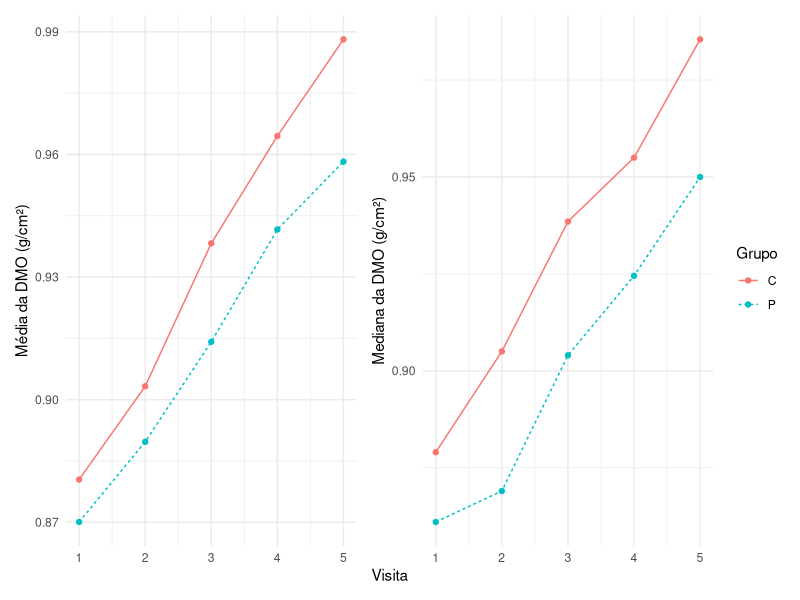

This chart was generated by the following R code:
## ---- chunk 1
#| output: false
# Loading data
library(tidyr)
library(knitr)
library(dplyr)
library(lava)
library(ggplot2)
library(patchwork)
data(calcium)
dados <- tibble(calcium)
## ---- chunk 2
#| label: tbl-descritiva
#| tbl-cap: "Análise descritiva numérica da DMO"
#| tbl-subcap:
#|   - "Placebo"
#|   - "Suplementado"
#| layout-nrow: 2

dados_placebo <- dados[dados$group == "P", ] |>
  group_by(visit) |>
  summarise(
    n = n(),
    media = round(mean(bmd, na.rm = TRUE), digits = 3),
    sd = round(sd(bmd, na.rm = TRUE), digits = 3),
    min = round(min(bmd, na.rm = TRUE), digits = 3),
    mediana = round(median(bmd, na.rm = TRUE), digits = 3),
    max = round(max(bmd, na.rm = TRUE), digits = 3)
  )
dados_calcio <- dados[dados$group == "C", ] |>
  group_by(visit) |>
  summarise(
    n = n(),
    media = round(mean(bmd, na.rm = TRUE), digits = 3),
    sd = round(sd(bmd, na.rm = TRUE), digits = 3),
    min = round(min(bmd, na.rm = TRUE), digits = 3),
    mediana = round(median(bmd, na.rm = TRUE), digits = 3),
    max = round(max(bmd, na.rm = TRUE), digits = 3)
  )
kable(dados_placebo)
kable(dados_calcio)
## ---- chunk 3
#| label: fig-bmd
#| fig-cap: "Evolução da densidade mineral óssea ao longo do tempo"
pmean <- ggplot(dados, aes(
  x = visit, y = bmd,
  linetype = group, color = group, group = group
)) +
  stat_summary(fun = mean, geom = "line") +
  stat_summary(fun = mean, geom = "point") +
  labs(
    x = "Visita",
    y = "Média da DMO (g/cm²)",
    linetype = "Grupo",
    color = "Grupo"
  ) +
  theme_minimal()
pmed <- ggplot(dados, aes(
  x = visit, y = bmd,
  linetype = group, color = group, group = group,
)) +
  stat_summary(fun = median, geom = "line") +
  stat_summary(fun = median, geom = "point") +
  labs(
    x = "Visita",
    y = "Mediana da DMO (g/cm²)",
    linetype = "Grupo",
    color = "Grupo"
  ) +
  theme_minimal()
pmean + pmed + plot_layout(axis_titles = "collect", guides = "collect")
